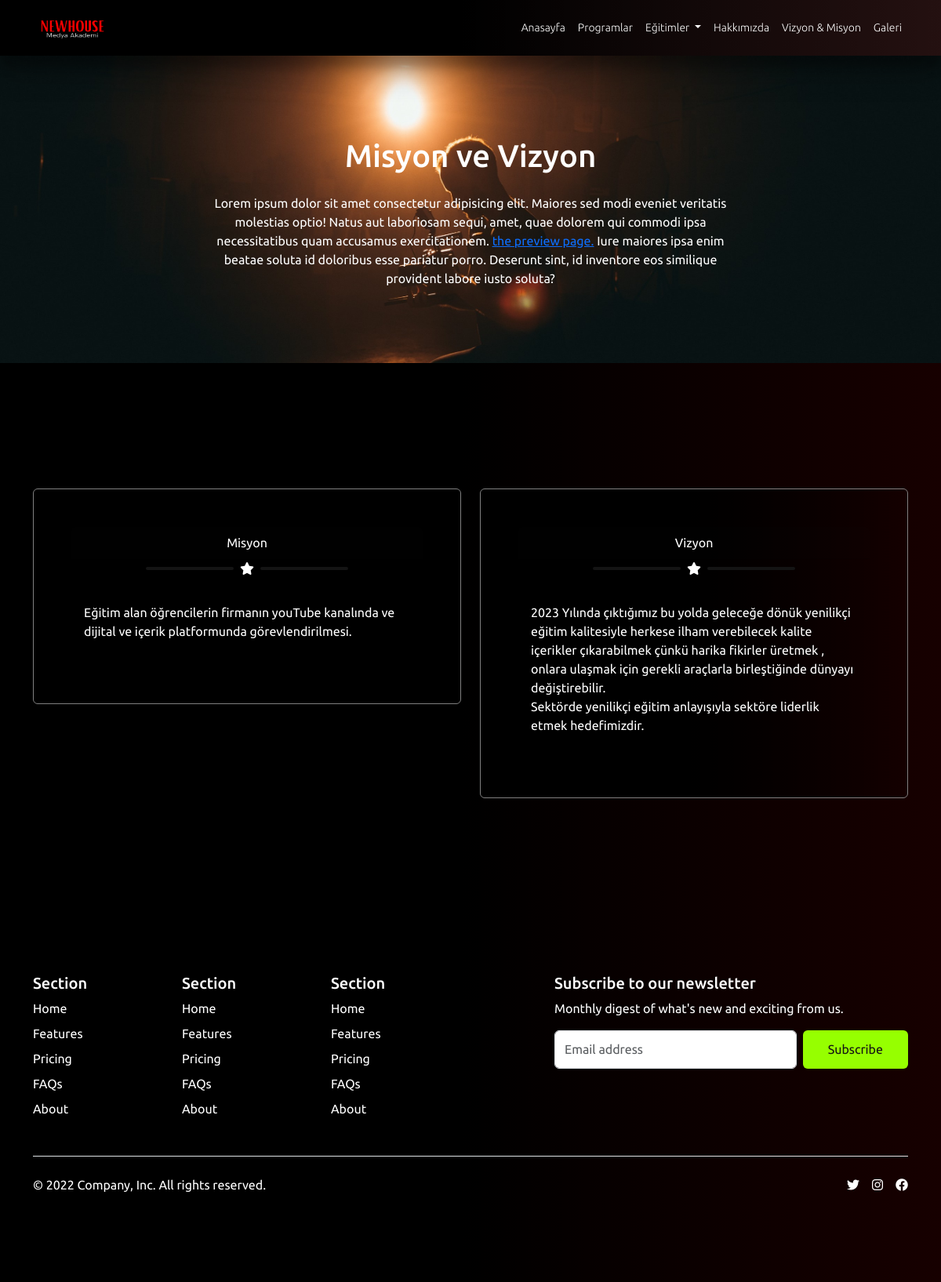
/misyon/, run on the app's committed database.
### newApp/models.py (models this page shows, shortened)
class Misyon(models.Model):
    slogan = models.ForeignKey(Slogan, on_delete=models.SET_NULL, null=True, blank=True)
    baslik = models.CharField(max_length=100)
    icerik = RichTextField()
    resim = models.ImageField(upload_to="misyon/", blank=True, null=True)
    slug = models.SlugField(max_length=100, unique=True, blank=True, null=True)

class Vizyon(models.Model):
    slogan = models.ForeignKey(Slogan, on_delete=models.SET_NULL, null=True, blank=True)
    isim = models.CharField(max_length=100)
    icerik = RichTextField()
    resim = models.ImageField(upload_to="vizyon/", blank=True, null=True)
    slug = models.SlugField(max_length=100, unique=True, blank=True, null=True)

### newApp/views.py (the view)
# urls.py: path('misyon/',misyonVizyon,name="misyonvizyon"),
def misyonVizyon(request):
    return render(request,'mission-vission.html')

### templates/mission-vission.html
{% extends 'index.html' %}
{% block content %}
    <section class="about-section text-center" id="about">
        <div class="container px-4 px-lg-5">
            <div class="row gx-4 gx-lg-5 justify-content-center">
                <div class="col-lg-8">
                    <h2 class="text-white mb-4 mt-4 fs-1" data-aos="zoom-in"data-aos-duration="4000">Misyon ve Vizyon</h2>
                    <p class="text-white" data-aos="zoom-in"data-aos-duration="4000">
                        Lorem ipsum dolor sit amet consectetur adipisicing elit. Maiores sed modi eveniet veritatis
                        molestias optio!
                        Natus aut laboriosam sequi, amet, quae dolorem qui commodi ipsa necessitatibus quam accusamus
                        exercitationem.
                        <a href="https://neosyazilim.com/">the preview page.</a>
                        Iure maiores ipsa enim beatae soluta id doloribus esse pariatur porro. Deserunt sint, id
                        inventore eos similique provident labore iusto soluta?
                    </p>
                </div>
            </div>
        </div>
    </section>
    <section class="mission-vission">
        <div class="container">
            <div class="row d-flex justify-content-center">
                <div class="col-md-6">
                    <div class="card mb-3 w-100 p-5" data-aos="zoom-in"data-aos-duration="4000">
                        <div class="card-header text-center">Misyon</div>
                        <div class="divider-custom text-center">
                            <div class="divider-custom-line"></div>
                            <div class="divider-custom-icon"><i class="fas fa-star"></i></div>
                            <div class="divider-custom-line"></div>
                        </div>
                        {% for misyon in misyon %}
                        <div class="card-body">
                            <p class="card-text">{{misyon.icerik|safe}}</p>
                        </div>
                        {% endfor %}
                    </div>
                </div>
                <div class="col-md-6">
                    <div class="card  mb-3 w-100 p-5" data-aos="zoom-in"data-aos-duration="4000">
                        <div class="card-header text-center">Vizyon</div>
                        <div class="divider-custom text-center">
                            <div class="divider-custom-line"></div>
                            <div class="divider-custom-icon"><i class="fas fa-star"></i></div>
                            <div class="divider-custom-line"></div>
                        </div>
                        {% for vizyon in vizyon %}
                        <div class="card-body">
                            <p class="card-text">{{vizyon.icerik|safe}}</p>
                        </div>
                        {% endfor %}
                    </div>
                </div>
            </div>
        </div>
    </section>
{% endblock content %}

### static/css/style.css (style rules this page uses)
* { font-family: "Jost", sans-serif; font-family: "Ubuntu", sans-serif; }
.about-section { background: url("/static/img/pexels-kyle-loftus-3379942.jpg"), linear-gradient(90deg, rgb(0, 0, 0) 49%, rgba(255, 0, 0, 0.1853991597) 100%); background-position: center; background-size: cover; background-repeat: no-repeat; padding-top: 5rem; padding-bottom: 5rem; }
.mission-vission { background: rgb(0, 0, 0); background: linear-gradient(90deg, rgb(0, 0, 0) 49%, #170000 100%); padding-top: 10rem; padding-bottom: 10rem; }
.mission-vission .card { background: rgb(0, 0, 0); background: linear-gradient(90deg, rgb(0, 0, 0) 49%, rgba(0, 0, 0, 0.0481442577) 100%); color: white; border: 1px solid gray; }
.mission-vission .divider-custom { width: 100%; display: flex; justify-content: center; align-items: center; }
.mission-vission .divider-custom .divider-custom-line { width: 100%; max-width: 7rem; height: 0.25rem; background-color: #141414; border-radius: 1rem; border-color: #2c3e50; }
.mission-vission .divider-custom .divider-custom-line:first-child { margin-right: 0.5rem; }
.mission-vission .divider-custom .divider-custom-line:last-child { margin-left: 0.5rem; }

### data on the page
Misyon: icerik "Eğitim alan öğrencilerin firmanın youTube kanalında ve dijital ve içerik platformunda görevlendirilmesi."
Vizyon: icerik "2023 Yılında çıktığımız bu yolda geleceğe dönük yenilikçi eğitim kalitesiyle herkese ilham verebilecek kalite içerikler çıkarabilmek çünkü harika fikirler üretmek , onlara ulaşmak için gerekli araçlarla birleştiğinde dünyayı değiştirebilir. Sektörde yenilikçi eğitim anlayışıyla sektöre liderlik etmek hedefimizdir."
